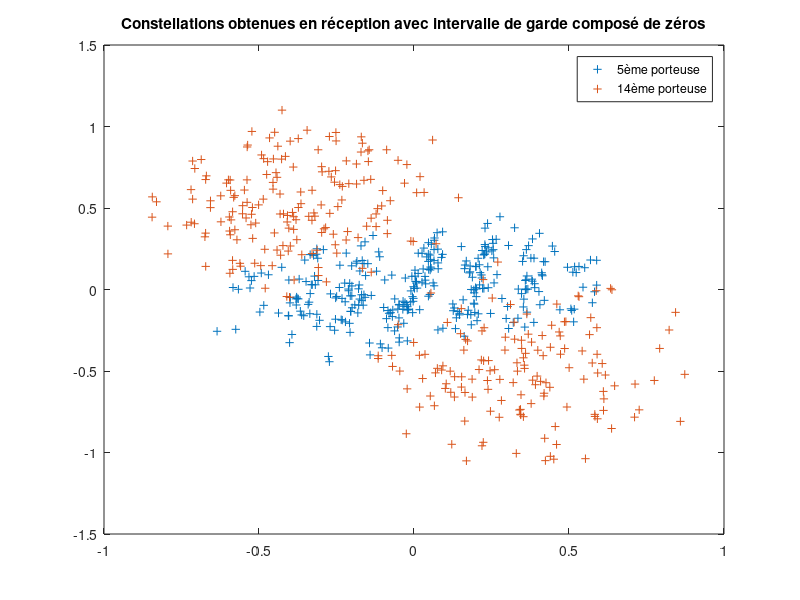

This figure's MATLAB source:
clc;
close all;
clear all
N= 16;
h = ones(1,N);
G = 5;
nombre_ofdm = 320; % Nombre de symboles OFDM
Nbits = nombre_ofdm*N;
bits =randi(0:1,1,Nbits); % generation de la sequence de bits
symboles = 2*bits -1;
M = reshape(symboles,N,320);

entree_ifft = zeros(N,nombre_ofdm);
for i=1:N
   entree_ifft(i,:) = M(i,:);
end
%% Filtre
Hc = [0.227 0.46 0.688 0.46 0.227];
%% IFFT
sortie_ifft = ifft(entree_ifft);
%% Ajout de zeros
signal_intervalle_zeros = zeros(N+G,nombre_ofdm);
signal_intervalle_zeros(G+1:end,:) = sortie_ifft;
% Reception 
signal_recu = reshape(signal_intervalle_zeros,1,(N+G)*nombre_ofdm);
signal_recu_filtre = filter(Hc,1,signal_recu);
signal_recu_filtre_resh = reshape(signal_recu_filtre,N+G,nombre_ofdm);
signal_entre_ifft = signal_recu_filtre_resh(G+1:end,:);
signal_sortie = fft(signal_entre_ifft);
%% Constellation
plot(signal_sortie(5,:),'+');
hold;
plot(signal_sortie(14,:),'+');
legend('5ème porteuse' , '14ème porteuse')
title("Constellations obtenues en réception avec intervalle de garde composé de zéros")

%% TEB simulé
signal_reshap = reshape(signal_sortie,1,nombre_ofdm*N);
Rl = real(signal_reshap);
NbErr = find(sign(Rl)-symboles==0);
TEB_simule = length(NbErr)/(nombre_ofdm*N)
